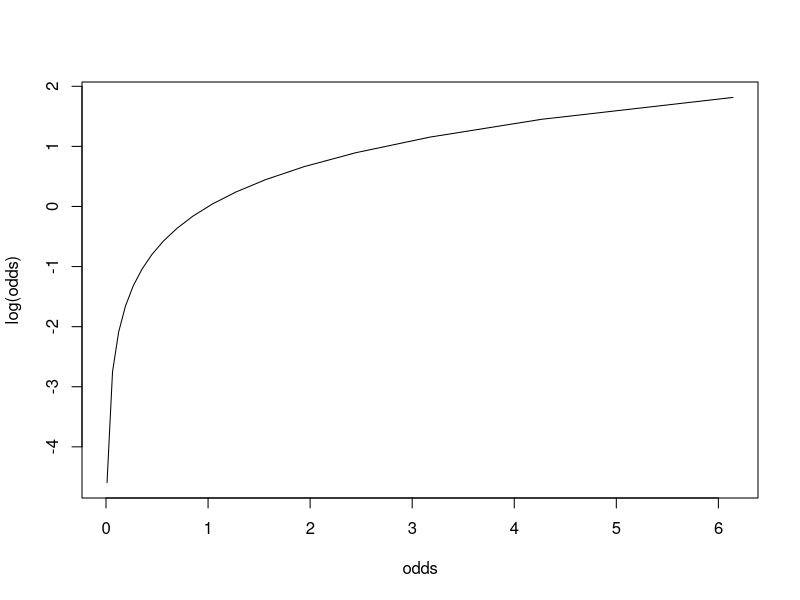

Reproduce this figure in R. (Note: this script raises an error after producing the figure.)
p = seq(from= 0.01, to= 0.9, by = 0.05)
q = 1-p
odds = p/q
log(odds)
plot(odds, log(odds), type = "l")

# dataset examples

# Logistic regression with no predictor variables

model1 = glm(formula = hon~1, data = sample, family = binomial())
summary(model1)

# p is hon = 1
table(sample$hon)
p = 49/200
q = 1 - p
b0 = log(p/q)
b0

# from log of the odds to p

exp(b0)/(1+exp(b0))
p

# Logistic regression with a single dichotomous predictor variables

model2 = glm(hon~ female, data = sample, 
             family = binomial())
summary(model2)

# manually

table(sample$hon, sample$female)
maleOdds = (17/91)/(74/91)
femaleOdds  = (32/109)/(77/109)
ratio = femaleOdds/maleOdds
# the odds for females are 81% higher than for males

# interpretation of coefficients

log(maleOdds)
log(ratio)
exp(model2$coefficients)
maleOdds
ratio
exp(model2$coefficients)/(1+exp(model2$coefficients))
# Logistic regression with a single continuous predictor variable

model3 = glm(hon~ math, data = sample,
             family = binomial())
summary(model3)
exp(model3$coefficients)

# interpretation of coefficients

hist(sample$math)
# if math value = 60 and then 61

-9.79394 + 0.15634*61 -
(-9.79394 + 0.15634*60)
# the beta means every one unit change in the coefficient
# changes the log odds by 0.15634 
# or exp(0.15634) = 1.17, 17% increase in odds





